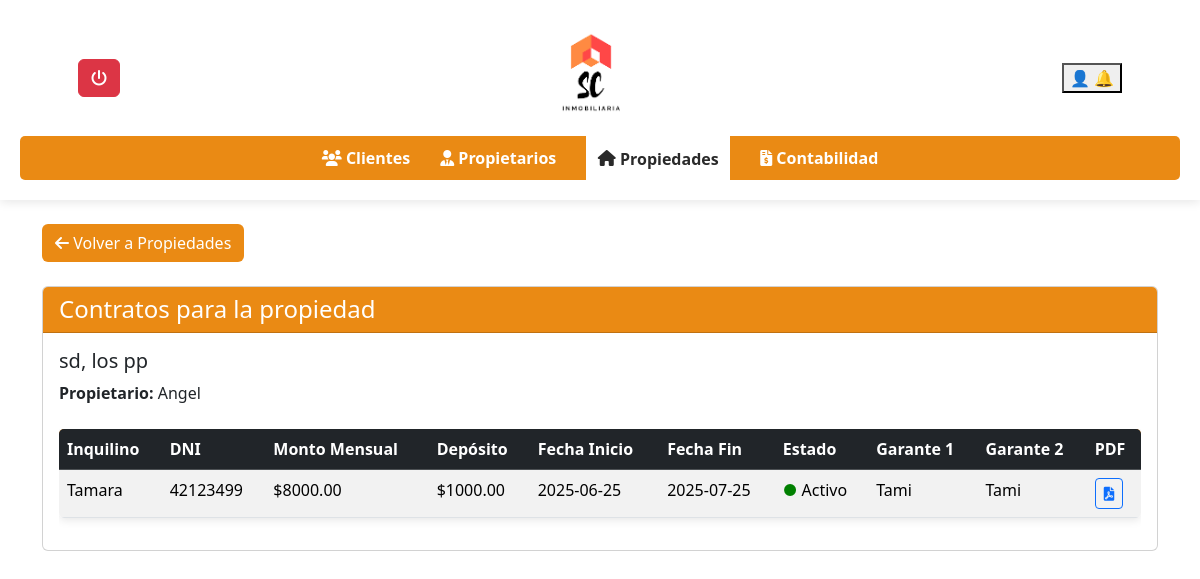
Screenshot of /inmobiliaria/ver_contrato.php?id=8 with the database file from the repository.
### tables this page shows
CREATE TABLE `propiedades` (
  `PropiedadID` int(11) NOT NULL,
  `Fecha` date NOT NULL,
  `Barrio` varchar(100) NOT NULL,
  `Ciudad` varchar(100) NOT NULL,
  `Direccion` varchar(100) NOT NULL,
  `Nro` varchar(20) DEFAULT NULL,
  `Dominio` varchar(50) DEFAULT NULL,
  `NroPartida` varchar(50) DEFAULT NULL,
  `Estado` enum('Alquilada','En Venta') NOT NULL,
  `ClienteID` int(11) DEFAULT NULL
);

CREATE TABLE `clientes` (
  `ClienteID` int(11) NOT NULL,
  `Fecha` date NOT NULL,
  `Nombre` varchar(50) NOT NULL,
  `Apellido` varchar(50) NOT NULL,
  `Direccion` varchar(100) NOT NULL,
  `DNI` varchar(20) NOT NULL,
  `DireccionPersonal` varchar(100) DEFAULT NULL,
  `Telefono` varchar(20) DEFAULT NULL,
  `Mail` varchar(100) DEFAULT NULL,
  `estado` enum('activo','inactivo') DEFAULT 'activo'
);

CREATE TABLE `contratos` (
  `ContratoID` int(11) NOT NULL,
  `ClienteID` int(11) NOT NULL,
  `InquilinoID` int(11) NOT NULL,
  `PropiedadID` int(11) NOT NULL,
  `GaranteInquilinoID` int(11) DEFAULT NULL,
  `fecha_inicio` date NOT NULL,
  `fecha_fin` date NOT NULL,
  `canon_mensual` decimal(10,2) NOT NULL,
  `deposito` decimal(10,2) DEFAULT 0.00,
  `estado` enum('activo','vencido','rescindido') DEFAULT 'activo',
  `alerta_enviada` tinyint(1) DEFAULT 0,
  `creado_en` timestamp NOT NULL DEFAULT current_timestamp()
);

CREATE TABLE `inquilinos` (
  `InquilinoID` int(11) NOT NULL,
  `Fecha` date DEFAULT NULL,
  `Nombre` varchar(50) NOT NULL,
  `Apellido` varchar(50) NOT NULL,
  `DNI` varchar(20) NOT NULL,
  `Telefono` varchar(20) DEFAULT NULL,
  `Mail` varchar(100) DEFAULT NULL,
  `ClienteID` int(11) DEFAULT NULL,
  `PropiedadID` int(11) DEFAULT NULL
);

CREATE TABLE `garantesinquilinos` (
  `GaranteInquilinoID` int(11) NOT NULL,
  `Fecha` date NOT NULL,
  `Nombre` varchar(50) NOT NULL,
  `Apellido` varchar(50) NOT NULL,
  `Direccion` varchar(100) NOT NULL,
  `DNI` varchar(20) NOT NULL,
  `DireccionPersonal` varchar(100) DEFAULT NULL,
  `Telefono` varchar(20) DEFAULT NULL,
  `Mail` varchar(100) DEFAULT NULL,
  `InquilinoID` int(11) DEFAULT NULL
);

### inmobiliaria/ver_contrato.php (the view, shortened to what this page needs)
<!DOCTYPE html>
<html lang="es">
<head>
    <link rel="stylesheet" href="https://cdnjs.cloudflare.com/ajax/libs/font-awesome/6.0.0/css/all.min.css">
    <link rel="stylesheet" href="styles.css">
    <link href="https://cdn.jsdelivr.net/npm/bootstrap@5.3.3/dist/css/bootstrap.min.css" rel="stylesheet">
    <link rel="stylesheet" href="//cdn.datatables.net/2.2.2/css/dataTables.dataTables.min.css">
</head>
<body>
    <header>
        <div class="header-content">
            <div class="dropdown">
               <a href="../login/logout.php" class="btn btn-danger" title="Cerrar Sesión">
                <i class="fas fa-power-off"></i>
            </a>
            </div>
            <img src="../login/img_login/descarga.png" alt="Logo Inmobiliaria" class="logo">
            <div>
                <div class="dropdown">
                    <button type="button" data-bs-toggle="dropdown" aria-expanded="false">
                        👤
                        🔔
                    </button>
            </div>
        </div>
    </div>
        <nav>
            <ul>
                <li><a href="clientes.php" ><i class="fas fa-users"></i> Clientes</a></li>
                <li><a href="propietarios.php"><i class="fas fa-user-tie"></i> Propietarios</a></li>
                <li><a href="propiedades.php" class="active"><i class="fas fa-home"></i> Propiedades</a></li>
                <li><a href="contabilidad.php"><i class="fas fa-file-invoice-dollar"></i> Contabilidad</a></li>
            </ul>
        </nav>
    </header>
       <div class="container mt-4">
            <a href="propiedades.php" class="btn text-white" style="background-color: rgba(233, 128, 0, 0.92);">
                <i class="fas fa-arrow-left"></i> Volver a Propiedades
            </a>
        </div>
    <div class="container mt-4">
        <?php
        include 'conexion.php';
        $propiedadID = isset($_GET['id']) ? intval($_GET['id']) : null;
        $propiedadQuery = "
            SELECT p.Direccion, p.Ciudad, cl.Nombre AS ClienteNombre
            FROM propiedades p
            JOIN clientes cl ON p.ClienteID = cl.ClienteID
            WHERE p.PropiedadID = $propiedadID
        ";
        $propiedadResult = mysqli_query($conn, $propiedadQuery);
        if ($propiedadRow = mysqli_fetch_assoc($propiedadResult)) {
            $direccion = $propiedadRow['Direccion'];
            $ciudad = $propiedadRow['Ciudad'];
            $nombrePropietario = $propiedadRow['ClienteNombre'];
        } else {
            echo '<div class="alert alert-warning">Propiedad no encontrada.</div>';
            exit;
        }
        ?>
        <div class="card mb-4">
            <div class="card-header text-white" style="background-color:rgba(233, 128, 0, 0.92);">
                <h2 class="h4 mb-0">Contratos para la propiedad</h2>
            </div>
            <div class="card-body">
                <h3 class="h5"><?php echo "$direccion, $ciudad"; ?></h3>
                <p class="mb-4"><strong>Propietario:</strong> <?php echo $nombrePropietario; ?></p>
                <?php
                $sql = "
                    SELECT c.*,
                           i.Nombre AS InquilinoNombre,
                           i.DNI AS InquilinoDNI,
                           g1.Nombre AS Garante1Nombre,
                           g2.Nombre AS Garante2Nombre
                    FROM contratos c
                    JOIN inquilinos i ON c.InquilinoID = i.InquilinoID
                    LEFT JOIN garantesinquilinos g1 ON c.GaranteinquilinoID = g1.GaranteInquilinoID
                    LEFT JOIN garantesinquilinos g2 ON c.GaranteInquilinoID = g2.GaranteInquilinoID
                    WHERE c.PropiedadID = $propiedadID
                ";
                $result = mysqli_query($conn, $sql);
                if (mysqli_num_rows($result) > 0) {
                ?>
                    <div class="table-responsive">
                        <table class="table table-striped table-hover">
                            <thead class="table-dark">
                                <tr>
                                    <th>Inquilino</th>
                                    <th>DNI</th>
                                    <th>Monto Mensual</th>
                                    <th>Depósito</th>
                                    <th>Fecha Inicio</th>
                                    <th>Fecha Fin</th>
                                    <th>Estado</th>
                                    <th>Garante 1</th>
                                    <th>Garante 2</th>
                                    <th>PDF</th>
                                </tr>
                            </thead>
                            <tbody>
                                <?php
                               while ($row = mysqli_fetch_assoc($result)) {
    $estado = '';
    $hoy = date('Y-m-d');
    $color = '';
    if ($row['fecha_fin'] < $hoy) {
        $estado = 'Vencido';
        $color = 'red';
    } elseif ($row['fecha_inicio'] <= $hoy && $row['fecha_fin'] >= $hoy) {
        $estado = 'Activo';
        $color = 'green';
    } else {
        $estado = 'Indefinido';
        $color = 'gray';
    }
                            echo "<tr>
                                <td>{$row['InquilinoNombre']}</td>
                                <td>{$row['InquilinoDNI']}</td>
                                <td>\${$row['canon_mensual']}</td>
                                <td>\${$row['deposito']}</td>
                                <td>{$row['fecha_inicio']}</td>
                                <td>{$row['fecha_fin']}</td>
                                <td><span style='color: $color;'>●</span> $estado</td>
                                <td>{$row['Garante1Nombre']}</td>
                                <td>{$row['Garante2Nombre']}</td>
                                <td>
                                     <form action='generar_pdf.php' method='get' target='_blank'>
                                     <input type='hidden' name='contrato_id' value='{$row['ContratoID']}'>
                                     <input type='hidden' name='id' value='$propiedadID'>
                                      <button type='submit' class='btn btn-outline-primary btn-sm' title='Generar PDF'>
                                        <i class='fas fa-file-pdf'></i>
                                      </button>
                                     </form>
                                 </td>
                            </tr>";
                                }
                                ?>
                            </tbody>
                        </table>
                    </div>
                <?php
                } else {
                    echo '<div class="alert alert-info">No hay contratos asociados a esta propiedad.</div>';
                }
                ?>
            </div>
        </div>
    </div>
</body>
</html>

### inmobiliaria/styles.css (style rules this page uses)
body { font-family: Arial, sans-serif; margin: 0; padding: 0; }
header { background-color: #ffffff; display: flex; flex-direction: column; align-items: center; padding: 20px; box-shadow: 0 2px 10px rgba(0, 0, 0, 0.1); }
.header-content { display: flex; align-items: center; justify-content: space-between; width: 90%; max-width: 1200px; }
.logo { height: 10%; width: 10%; margin-top: 0%; margin-bottom: 12px; align-items: center; }
nav { width: 100%; background-color: rgba(233, 128, 0, 0.92); padding: 10px 0; border-radius: 5px; }
nav ul { list-style: none; display: flex; justify-content: center; padding: 0; margin: 0; }
nav ul li { margin: 0 15px; }
nav ul li a { text-decoration: none; color: white; font-weight: bold; }
nav ul li a.active { background-color: #ffffff; color: rgb(42, 42, 42); padding:11.5px; }
button { cursor: pointer; }
table { width: 90%; max-width: 1200px; margin: auto; background: white; border-collapse: collapse; box-shadow: 0 2px 10px rgba(0, 0, 0, 0.1); border-radius: 5px; overflow: hidden; margin-bottom: 2%; }
thead { background-color: rgba(233, 128, 0, 0.92); color: white; }
th, td { padding: 15px; text-align: left; border-bottom: 1px solid #ddd; }
th { font-weight: bold; }
td button { background: none; border: none; font-size: 18px; cursor: pointer; }
h2 { color: #333; margin-bottom: 25px; }

### rows the page displays
propiedades: Direccion "sd", Ciudad "los pp", ClienteID.Nombre "Angel"
contratos: InquilinoID.Nombre "Tamara", InquilinoID.DNI "42123499", canon_mensual "8000.00", deposito "1000.00", fecha_inicio "2025-06-25", fecha_fin "2025-07-25", estado "Activo", GaranteInquilinoID.Nombre "Tami"
